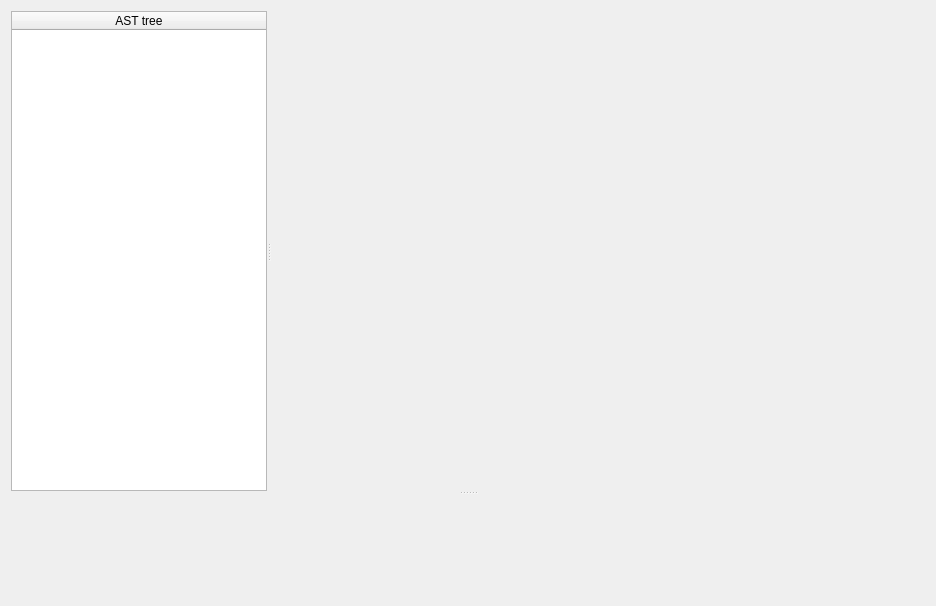
<?xml version="1.0" encoding="UTF-8"?>
<ui version="4.0">
 <class>Dialog</class>
 <widget class="QDialog" name="Dialog">
  <property name="geometry">
   <rect>
    <x>0</x>
    <y>0</y>
    <width>936</width>
    <height>606</height>
   </rect>
  </property>
  <property name="windowTitle">
   <string>textparser UI</string>
  </property>
  <layout class="QGridLayout" name="gridLayout">
   <item row="0" column="0">
    <widget class="QSplitter" name="horizontalSplitter">
     <property name="orientation">
      <enum>Qt::Vertical</enum>
     </property>
     <widget class="QSplitter" name="verticalSplitter">
      <property name="sizePolicy">
       <sizepolicy hsizetype="Expanding" vsizetype="Preferred">
        <horstretch>0</horstretch>
        <verstretch>1</verstretch>
       </sizepolicy>
      </property>
      <property name="orientation">
       <enum>Qt::Horizontal</enum>
      </property>
      <widget class="QTreeWidget" name="astTreeWidget">
       <property name="sizePolicy">
        <sizepolicy hsizetype="Expanding" vsizetype="Expanding">
         <horstretch>0</horstretch>
         <verstretch>0</verstretch>
        </sizepolicy>
       </property>
       <property name="minimumSize">
        <size>
         <width>100</width>
         <height>0</height>
        </size>
       </property>
       <column>
        <property name="text">
         <string notr="true">AST tree</string>
        </property>
        <property name="textAlignment">
         <set>AlignCenter</set>
        </property>
       </column>
      </widget>
      <widget class="QCodeEditWidget" name="codeWidget" native="true">
       <property name="sizePolicy">
        <sizepolicy hsizetype="Preferred" vsizetype="Preferred">
         <horstretch>1</horstretch>
         <verstretch>0</verstretch>
        </sizepolicy>
       </property>
      </widget>
     </widget>
     <widget class="QCodeEditWidget" name="parserDefinitionWidget" native="true">
      <property name="sizePolicy">
       <sizepolicy hsizetype="Preferred" vsizetype="Preferred">
        <horstretch>0</horstretch>
        <verstretch>0</verstretch>
       </sizepolicy>
      </property>
      <property name="minimumSize">
       <size>
        <width>0</width>
        <height>100</height>
       </size>
      </property>
     </widget>
    </widget>
   </item>
  </layout>
 </widget>
 <customwidgets>
  <customwidget>
   <class>QCodeEditWidget</class>
   <extends>QWidget</extends>
   <header>qcodeeditwidget/qcodeeditwidget.h</header>
   <container>1</container>
  </customwidget>
 </customwidgets>
 <resources/>
 <connections/>
</ui>
